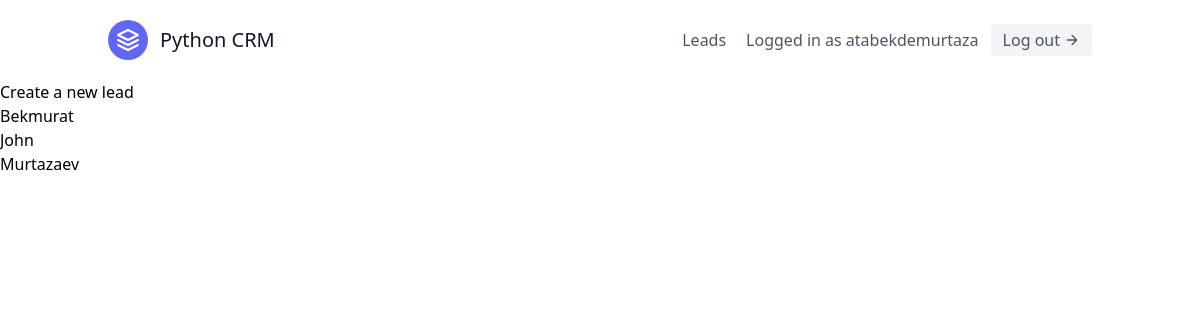
The app's page /leads/ (signed in), older data.
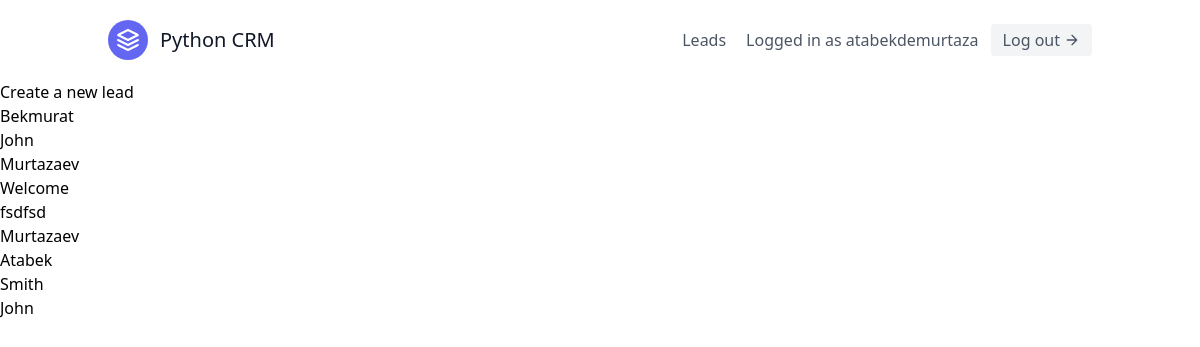
The same page, newer data.
### leads/models.py (models this page shows, shortened)
class User(AbstractUser):
    pass

class Leads(models.Model):
    first_name = models.CharField('Имя',max_length=20,)
    last_name  = models.CharField('Фамилия',max_length=20)
    age = models.IntegerField(default=0)
    agent = models.ForeignKey("Agent",on_delete=models.CASCADE)

### leads/views.py (the view)
# urls.py: path('', LeadListView.as_view(), name='lead_list'),
class LeadListView(LoginRequiredMixin, generic.ListView):
    template_name = 'leads/lead-list.html'
    queryset = Leads.objects.all()
    context_object_name = 'leads'
    def get_context_data(self, **kwargs):
        user = self.request.user #atabekdemurtaza
        context = super(LeadListView, self).get_context_data(**kwargs)
        return context

### leads/templates/leads/lead-list.html (shortened to what this page needs)
{% extends 'base.html' %}
{% block content %}
    <a href="{% url 'leads:lead_create' %}">
        Create a new lead
    </a>
    {% for lead in leads %}
        <p>
            <a href="{% url 'leads:lead_detail' lead.pk %}">
                {{lead.first_name}}
            </a>
        </p>
    {% endfor %}
{% endblock %}

### templates/base.html (shortened to what this page needs)
{% load static %}
<!DOCTYPE html>
<html lang="en">
<head>
    <link href="https://unpkg.com/tailwindcss@^2/dist/tailwind.min.css" rel="stylesheet">
    <link rel="stylesheet" href="{% static 'css/style.css'  %}">
</head>
<body>
    <div class="max-w-7xl mx-auto">
        {% include 'navbar.html' %}
        {% block content %}
        {% endblock %}
    </div>
</body>
</html>

### templates/navbar.html
<header class="text-gray-600 body-font">
    <div class="container mx-auto flex flex-wrap p-5 flex-col md:flex-row items-center">
        <a class="flex title-font font-medium items-center text-gray-900 mb-4 md:mb-0">
            <svg xmlns="http://www.w3.org/2000/svg" fill="none" stroke="currentColor" stroke-linecap="round"
                stroke-linejoin="round" stroke-width="2" class="w-10 h-10 text-white p-2 bg-indigo-500 rounded-full"
                viewBox="0 0 24 24">
                <path d="M12 2L2 7l10 5 10-5-10-5zM2 17l10 5 10-5M2 12l10 5 10-5"></path>
            </svg>
            <span class="ml-3 text-xl">Python CRM</span>
        </a>
        <nav class="md:ml-auto flex flex-wrap items-center text-base justify-center">
            {% if not request.user.is_authenticated %}
                <a class="mr-5 hover:text-blue-500" href="{% url 'login' %}">Log in</a>
                <a href="{% url 'signup' %}" class="inline-flex items-center
                bg-gray-100 border-0 py-1 px-3
                focus:outline-none hover:bg-gray-200 rounded text-base mt-4 md:mt-0">
                    Sign up
                    <svg fill="none" stroke="currentColor" stroke-linecap="round" stroke-linejoin="round" stroke-width="2"
                        class="w-4 h-4 ml-1" viewBox="0 0 24 24">
                        <path d="M5 12h14M12 5l7 7-7 7"></path>
                    </svg>
                </a>
            {% else %}
                <a href="{% url 'leads:lead_list' %}" class="mr-5 hover:text-blue-500">Leads</a>
                <p>Logged in as {{request.user.username}}</p>
                <a href="{% url 'logout' %}" class="ml-3 inline-flex items-center
                bg-gray-100 border-0 py-1 px-3
                focus:outline-none hover:bg-gray-200 rounded text-base mt-4 md:mt-0">
                    Log out
                    <svg fill="none" stroke="currentColor" stroke-linecap="round" stroke-linejoin="round" stroke-width="2"
                        class="w-4 h-4 ml-1" viewBox="0 0 24 24">
                        <path d="M5 12h14M12 5l7 7-7 7"></path>
                    </svg>
                </a>
            {% endif %}
        </nav>
    </div>
</header>

Row changes from the older to the newer data that the page shows:
added Leads: first_name "Welcome"
added Leads: first_name "fsdfsd"
added Leads: first_name "Murtazaev"
added Leads: first_name "Atabek"
added Leads: first_name "Smith"
added Leads: first_name "John"
